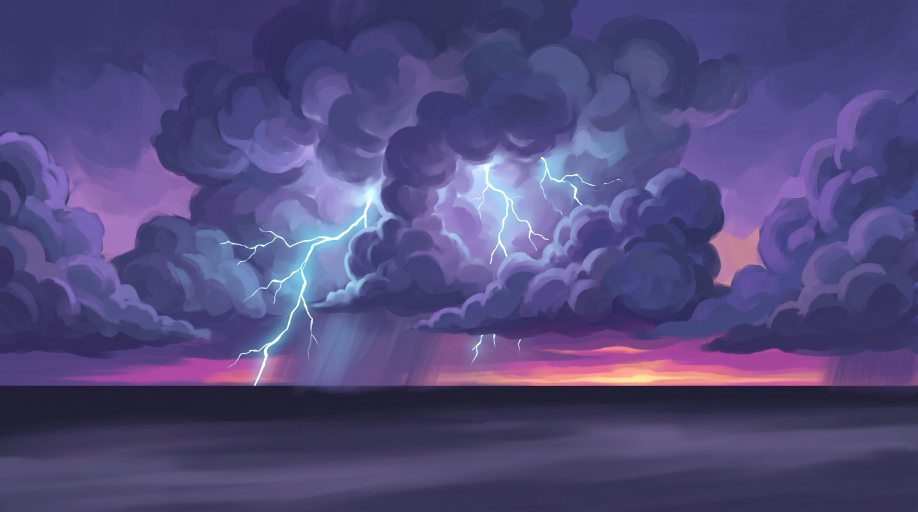
#> input picture work/art/sky_raw_thunder.png, 2752 x 1536 px (shown at 1/3 size)
$ python sky.py sky_raw_thunder.png sky_raw_thunder.png
#> lines starting #> are read from the running program, lines starting #| are printed output that depends on the picture; long printed decimals are rounded
import sys, numpy as np, os
from PIL import Image
src, dst = sys.argv[1], sys.argv[2]
im = Image.open(src).convert("RGB")
#> im is the input picture: PIL image 2752x1536 RGB; mean R, G, B 82.7, 75.1, 125.9
im = im.resize((2048, round(im.height * 2048 / im.width)), Image.LANCZOS)
#> im: PIL image 2048x1143 RGB
a = np.asarray(im).astype(np.float32); h, w, _ = a.shape
#> after `h, w, _ = a.shape`: h = 1143; w = 2048
# seamless: crossfade the outer 10% band. take the strip of width b at the right, blend with the left start
b = int(w * 0.10)
#> b = 204
L = a[:, :b].copy(); R = a[:, w - b:].copy()
#> after `L = a[:, :b].copy()`:
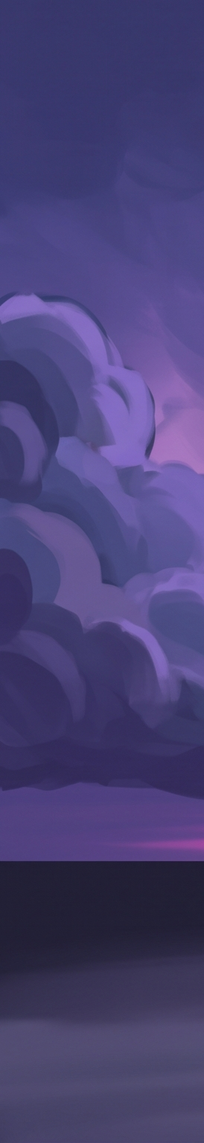
#> L: shape (1143, 204, 3) float32; mean R, G, B 72.7, 65.6, 117.7
#> after `R = a[:, w - b:].copy()`:
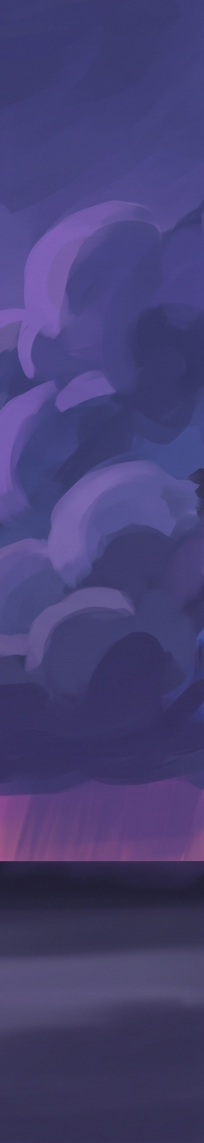
#> R: shape (1143, 204, 3) float32; mean R, G, B 70.5, 64.5, 116.2
t = np.linspace(0, 1, b)[None, :, None]
#> t = 204 values from 0 to 1
# new image: drop the right band, the left band becomes a blend from R (t=0) to L (t=1)
new = a[:, : w - b].copy()
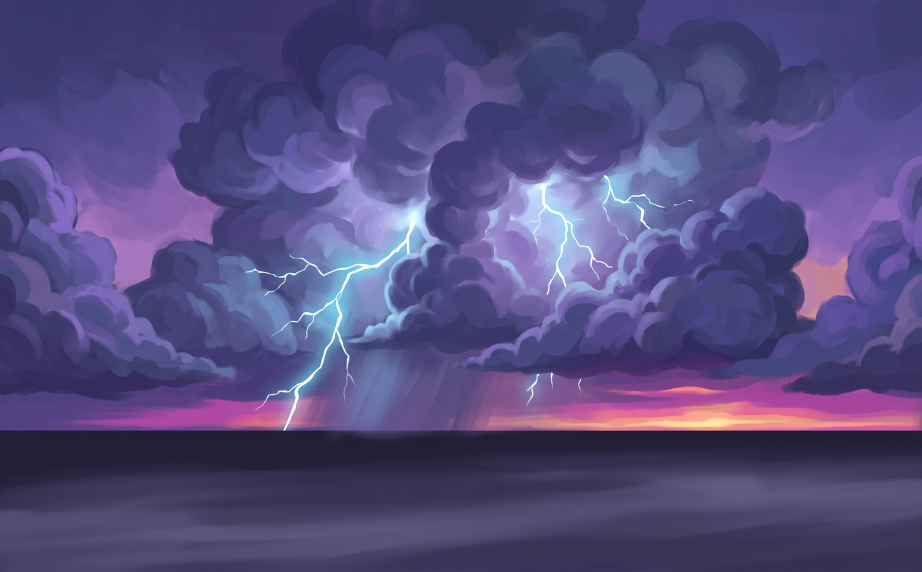
#> new: shape (1143, 1844, 3) float32 (shown at 1/2 size); mean R, G, B 84.1, 76.1, 126.8
new[:, :b] = R * (1 - t) + L * t
out = Image.fromarray(new.clip(0, 255).astype(np.uint8)).resize((2048, h), Image.LANCZOS)
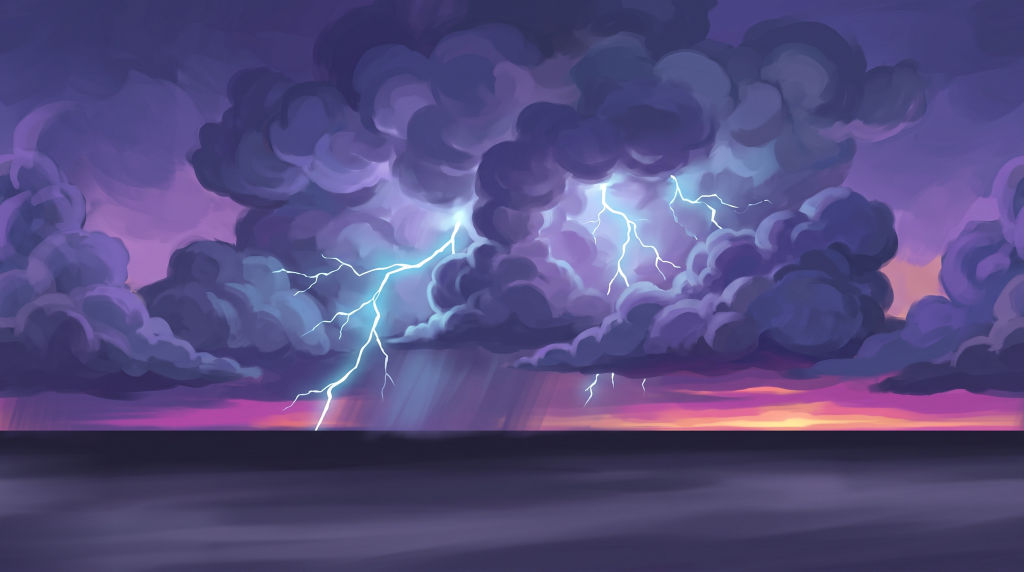
#> out: PIL image 2048x1143 RGB (shown at 1/2 size); mean R, G, B 84.3, 76.3, 127.1
for q in (82, 78, 74, 70):
    out.save(dst, quality=q, optimize=True, progressive=True)
    if os.path.getsize(dst) < 450_000: break
o = np.asarray(out).astype(np.float32)
print(dst, out.size, os.path.getsize(dst), "q", q, "edge diff", float(np.abs(o[:, 0] - o[:, -1]).mean()))
#| sky_raw_thunder.png (2048, 1143) 2296759 q 70 edge diff 1.115
